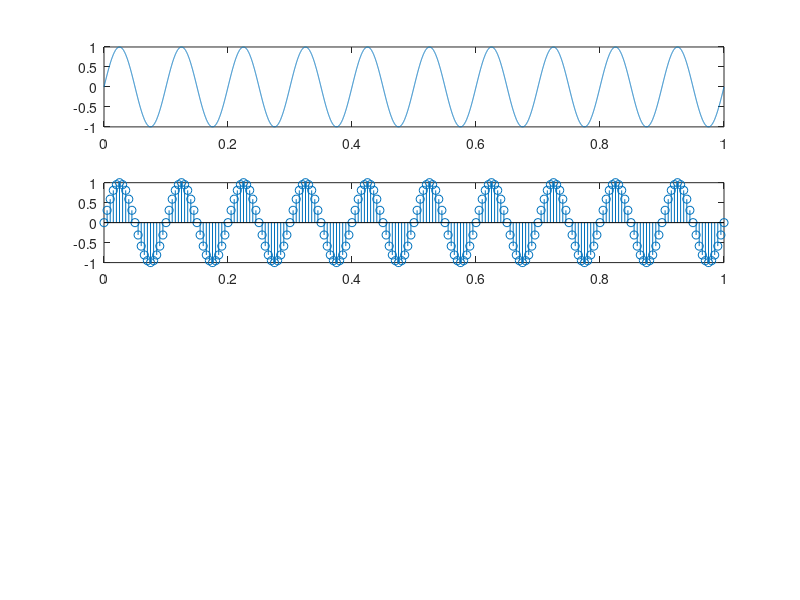

The MATLAB source for this figure: (Note: this script raises an error after producing the figure.)
% sine wave generation:
f=10;
t=0:0.0001:1;
y=sin(2*pi*f*t);
subplot(4,1,1)
plot(t,y)
%sampling code
fs=20;
ts=1/fs;
n=0:ts/f:1;
sample=sin(2*pi*f*n);
subplot(4,1,2)
stem(n,sample)
% stem(n,sample)
fs=7;
ts=1/fs;
n=0:ts/f1:1;
sample=sin(2*pi*f*n);
subplot(4,1,3)
stem(n,sample)
fs=40;
ts=1/fs;
n=0:ts/f:1;
sample=sin(2*pi*f*n);
subplot(4,1,4)
stem(n,sample)

